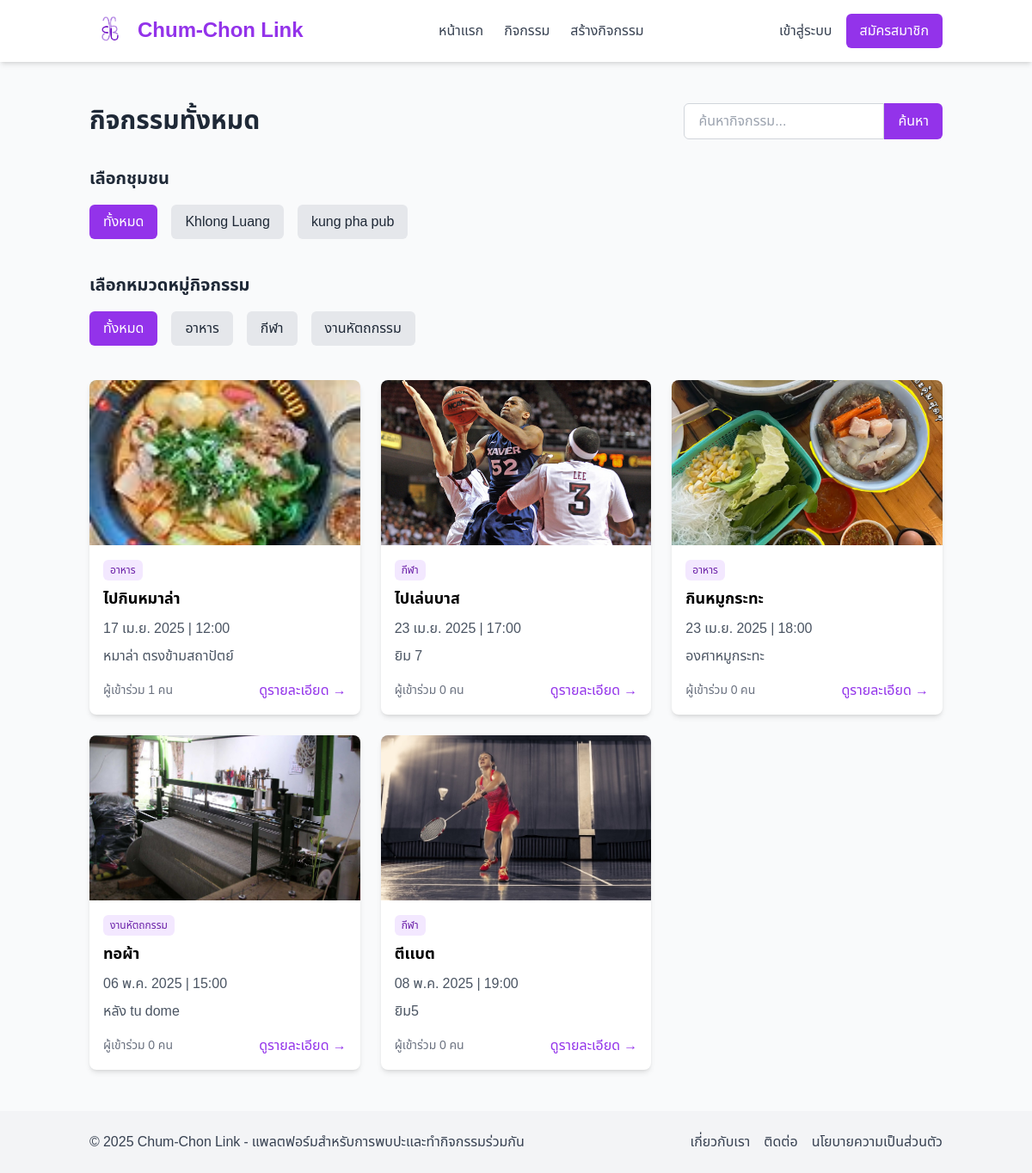
Screenshot of /events/ with the database file from the repository.
### myapp/models.py (models this page shows, shortened)
class Community(models.Model):
    name = models.CharField(max_length=100)
    image = models.ImageField(upload_to='communities/', blank=True, null=True)
    description = models.TextField(blank=True, null=True)
    class Meta:
        verbose_name_plural = 'Communities'

class Category(models.Model):
    name = models.CharField(max_length=100)
    image = models.ImageField(upload_to='categories/', blank=True, null=True)
    class Meta:
        verbose_name_plural = 'Categories'

class Event(models.Model):
    title = models.CharField(max_length=200)
    description = models.TextField()
    location = models.CharField(max_length=200)
    date = models.DateField()
    time = models.TimeField()
    image = models.ImageField(upload_to='events/')
    category = models.ForeignKey(Category, on_delete=models.CASCADE, related_name='events')
    community = models.ForeignKey(Community, on_delete=models.CASCADE, related_name='events', null=True, blank=True)
    organizer = models.ForeignKey(User, on_delete=models.CASCADE, related_name='organized_events')
    max_attendees = models.PositiveIntegerField(null=True, blank=True)
    created_at = models.DateTimeField(auto_now_add=True)
    @property
    def attendee_count(self):
        return self.attendees.count()

### myapp/views.py (the view)
# urls.py: path('events/', views.EventListView.as_view(), name='event_list'),
class EventListView(ListView):
    model = Event
    template_name = 'myapp/event_list.html'
    context_object_name = 'events'
    paginate_by = 12
    def get_queryset(self):
        queryset = Event.objects.all().order_by('date', 'time')
        category_id = self.request.GET.get('category')
        if category_id:
            queryset = queryset.filter(category_id=category_id)
        community_id = self.request.GET.get('community')
        if community_id:
            queryset = queryset.filter(community_id=community_id)
        search_query = self.request.GET.get('search')
        if search_query:
            queryset = queryset.filter(
                Q(title__icontains=search_query) |
                Q(description__icontains=search_query) |
                Q(location__icontains=search_query)
            )
        return queryset
    def get_context_data(self, **kwargs):
        context = super().get_context_data(**kwargs)
        context['categories'] = Category.objects.all()
        context['communities'] = Community.objects.all()
        context['selected_category'] = self.request.GET.get('category')
        context['selected_community'] = self.request.GET.get('community')
        return context

### myapp/templates/myapp/event_list.html (shortened to what this page needs)
{% extends 'myapp/base.html' %}
{% block content %}
<section class="py-6">
    <div class="flex flex-col md:flex-row justify-between items-center mb-8">
        <h1 class="text-3xl font-bold text-gray-800 mb-4 md:mb-0">กิจกรรมทั้งหมด</h1>
        <div>
            <form action="{% url 'event_list' %}" method="get" class="flex">
                <input type="text" name="search" value="{{ search_query }}" placeholder="ค้นหากิจกรรม..." class="px-4 py-2 border border-gray-300 rounded-l-md focus:outline-none focus:ring-2 focus:ring-purple-500">
                <button type="submit" class="bg-purple-600 hover:bg-purple-700 text-white px-4 py-2 rounded-r-md">ค้นหา</button>
            </form>
        </div>
    </div>
    <div class="mb-8">
        <h2 class="text-xl font-bold text-gray-800 mb-4">เลือกชุมชน</h2>
        <div class="flex space-x-4 pb-2 overflow-x-auto">
            <a href="{% url 'event_list' %}{% if selected_category %}?category={{ selected_category }}{% endif %}"
            class="{% if not selected_community %}bg-purple-600 text-white{% else %}bg-gray-200 text-gray-800{% endif %} px-4 py-2 rounded-md whitespace-nowrap">
            ทั้งหมด
            </a>
            {% for community in communities %}
            <a href="?{% if selected_category %}category={{ selected_category }}&{% endif %}community={{ community.id }}"
            class="{% if selected_community == community.id|stringformat:'i' %}bg-purple-600 text-white{% else %}bg-gray-200 text-gray-800{% endif %} px-4 py-2 rounded-md whitespace-nowrap">
                {{ community.name }}
            </a>
            {% endfor %}
        </div>
    </div>
    <div class="mb-8 overflow-x-auto">
        <h2 class="text-xl font-bold text-gray-800 mb-4">เลือกหมวดหมู่กิจกรรม</h2>
        <div class="flex space-x-4 pb-2">
            <a href="{% url 'event_list' %}" class="{% if not selected_category %}bg-purple-600 text-white{% else %}bg-gray-200 text-gray-800{% endif %} px-4 py-2 rounded-md whitespace-nowrap">ทั้งหมด</a>
            {% for category in categories %}
            <a href="?category={{ category.id }}{% if selected_community %}&community={{ selected_community }}{% endif %}"
            class="{% if selected_category == category.id|stringformat:'i' %}bg-purple-600 text-white{% else %}bg-gray-200 text-gray-800{% endif %} px-4 py-2 rounded-md whitespace-nowrap">
                {{ category.name }}
            </a>
            {% endfor %}
        </div>
    </div>
    <div class="grid grid-cols-1 sm:grid-cols-2 lg:grid-cols-3 xl:grid-cols-4 gap-6">
        {% for event in events %}
        <div class="bg-white rounded-lg shadow-md overflow-hidden">
            <div class="h-48 overflow-hidden">
                {% if event.image %}
                <img src="{{ event.image.url }}" alt="{{ event.title }}" class="w-full h-full object-cover">
                {% else %}
                <div class="w-full h-full bg-gray-200 flex items-center justify-center">
                    <span class="text-gray-500">ไม่มีรูปภาพ</span>
                </div>
                {% endif %}
            </div>
            <div class="p-4">
                <span class="inline-block bg-purple-100 text-purple-800 text-xs px-2 py-1 rounded-md mb-2">{{ event.category.name }}</span>
                <h3 class="font-bold text-lg mb-2">{{ event.title }}</h3>
                <p class="text-gray-600 mb-2">{{ event.date|date:"d M Y" }} | {{ event.time|time:"H:i" }}</p>
                <p class="text-gray-600 mb-4">{{ event.location }}</p>
                <div class="flex items-center justify-between">
                    <span class="text-sm text-gray-500">ผู้เข้าร่วม {{ event.attendee_count }} คน</span>
                    <a href="{% url 'event_detail' event.id %}" class="text-purple-600 hover:text-purple-800">ดูรายละเอียด →</a>
                </div>
            </div>
        </div>
        {% empty %}
        <div class="col-span-4 text-center py-10">
            <p class="text-gray-500">ไม่พบกิจกรรมที่คุณค้นหา</p>
        </div>
        {% endfor %}
    </div>
</section>
{% endblock %}

### myapp/templates/myapp/base.html (style rules this page uses)
body { font-family: 'Noto Sans Thai', sans-serif; }

### rows the page displays
Community: name "Khlong Luang"
Community: name "kung pha pub"
Category: name "อาหาร"
Category: name "กีฬา"
Category: name "งานหัตถกรรม"
Event: image (picture), category.name "อาหาร", title "ไปกินหมาล่า", date "17 เม.ย. 2025", time "12:00", location "หมาล่า ตรงข้ามสถาปัตย์", attendee_count "1"
Event: image (picture), category.name "กีฬา", title "ไปเล่นบาส", date "23 เม.ย. 2025", time "17:00", location "ยิม 7", attendee_count "0"
Event: image (picture), category.name "อาหาร", title "กินหมูกระทะ", date "23 เม.ย. 2025", time "18:00", location "องศาหมูกระทะ", attendee_count "0"
Event: image (picture), category.name "งานหัตถกรรม", title "ทอผ้า", date "06 พ.ค. 2025", time "15:00", location "หลัง tu dome", attendee_count "0"
Event: image (picture), category.name "กีฬา", title "ตีเเบต", date "08 พ.ค. 2025", time "19:00", location "ยิม5", attendee_count "0"
